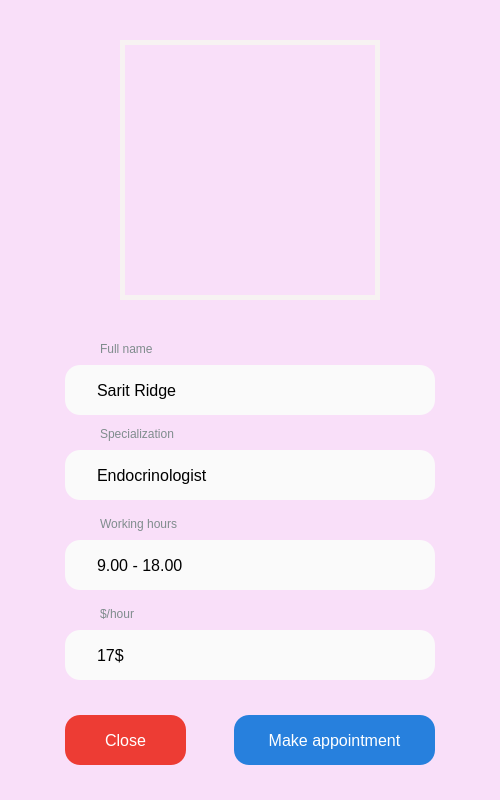
<?xml version="1.0" encoding="UTF-8"?>
<ui version="4.0">
 <class>MainWindow</class>
 <widget class="QMainWindow" name="MainWindow">
  <property name="enabled">
   <bool>true</bool>
  </property>
  <property name="geometry">
   <rect>
    <x>0</x>
    <y>0</y>
    <width>500</width>
    <height>800</height>
   </rect>
  </property>
  <property name="windowTitle">
   <string>MainWindow</string>
  </property>
  <property name="styleSheet">
   <string notr="true">background-color: #F9DFF9;</string>
  </property>
  <widget class="QWidget" name="centralwidget">
   <widget class="QLabel" name="label_1">
    <property name="geometry">
     <rect>
      <x>120</x>
      <y>40</y>
      <width>260</width>
      <height>260</height>
     </rect>
    </property>
    <property name="styleSheet">
     <string notr="true">border: 5px solid #f7f2f2</string>
    </property>
    <property name="text">
     <string/>
    </property>
    <property name="pixmap">
     <pixmap>profile.png</pixmap>
    </property>
   </widget>
   <widget class="QLineEdit" name="lineEdit_1">
    <property name="geometry">
     <rect>
      <x>65</x>
      <y>365</y>
      <width>370</width>
      <height>50</height>
     </rect>
    </property>
    <property name="styleSheet">
     <string notr="true">padding: 15px 30px;
font-size: 16px;
border-radius: 15px;
background: #FAFAFA;
border: none;</string>
    </property>
    <property name="text">
     <string>Sarit Ridge</string>
    </property>
    <property name="readOnly">
     <bool>true</bool>
    </property>
   </widget>
   <widget class="QLabel" name="label_2">
    <property name="geometry">
     <rect>
      <x>100</x>
      <y>340</y>
      <width>101</width>
      <height>17</height>
     </rect>
    </property>
    <property name="styleSheet">
     <string notr="true">color:#7f8c8d</string>
    </property>
    <property name="text">
     <string>Full name</string>
    </property>
   </widget>
   <widget class="QLabel" name="label_3">
    <property name="geometry">
     <rect>
      <x>100</x>
      <y>425</y>
      <width>101</width>
      <height>17</height>
     </rect>
    </property>
    <property name="styleSheet">
     <string notr="true">color:#7f8c8d</string>
    </property>
    <property name="text">
     <string>Specialization</string>
    </property>
   </widget>
   <widget class="QLineEdit" name="lineEdit_2">
    <property name="geometry">
     <rect>
      <x>65</x>
      <y>450</y>
      <width>370</width>
      <height>50</height>
     </rect>
    </property>
    <property name="styleSheet">
     <string notr="true">padding: 15px 30px;
font-size: 16px;
border-radius: 15px;
background: #FAFAFA;
border: none;</string>
    </property>
    <property name="text">
     <string>Endocrinologist</string>
    </property>
    <property name="readOnly">
     <bool>true</bool>
    </property>
   </widget>
   <widget class="QLabel" name="label_4">
    <property name="geometry">
     <rect>
      <x>100</x>
      <y>515</y>
      <width>101</width>
      <height>17</height>
     </rect>
    </property>
    <property name="styleSheet">
     <string notr="true">color:#7f8c8d</string>
    </property>
    <property name="text">
     <string>Working hours</string>
    </property>
   </widget>
   <widget class="QLineEdit" name="lineEdit_3">
    <property name="geometry">
     <rect>
      <x>65</x>
      <y>540</y>
      <width>370</width>
      <height>50</height>
     </rect>
    </property>
    <property name="styleSheet">
     <string notr="true">padding: 15px 30px;
font-size: 16px;
border-radius: 15px;
background: #FAFAFA;
border: none;</string>
    </property>
    <property name="text">
     <string>9.00 - 18.00</string>
    </property>
    <property name="readOnly">
     <bool>true</bool>
    </property>
   </widget>
   <widget class="QLabel" name="label_5">
    <property name="geometry">
     <rect>
      <x>100</x>
      <y>605</y>
      <width>101</width>
      <height>17</height>
     </rect>
    </property>
    <property name="styleSheet">
     <string notr="true">color:#7f8c8d</string>
    </property>
    <property name="text">
     <string>$/hour</string>
    </property>
   </widget>
   <widget class="QLineEdit" name="lineEdit_4">
    <property name="geometry">
     <rect>
      <x>65</x>
      <y>630</y>
      <width>370</width>
      <height>50</height>
     </rect>
    </property>
    <property name="styleSheet">
     <string notr="true">padding: 15px 30px;
font-size: 16px;
border-radius: 15px;
background: #FAFAFA;
border: none;</string>
    </property>
    <property name="text">
     <string>17$</string>
    </property>
    <property name="readOnly">
     <bool>true</bool>
    </property>
   </widget>
   <widget class="QPushButton" name="pushButton_2">
    <property name="geometry">
     <rect>
      <x>234</x>
      <y>715</y>
      <width>201</width>
      <height>50</height>
     </rect>
    </property>
    <property name="styleSheet">
     <string notr="true">QPushButton {
  padding: 15px 30px;
  font-size: 16px;
  border-radius: 15px;
  background: #2780DD;
  border: none;
  text-align: center;
  color: #fff;
}

QPushButton:pressed {
  background: #2B5DAA;
}</string>
    </property>
    <property name="text">
     <string>Make appointment</string>
    </property>
   </widget>
   <widget class="QPushButton" name="pushButton_1">
    <property name="geometry">
     <rect>
      <x>65</x>
      <y>715</y>
      <width>121</width>
      <height>50</height>
     </rect>
    </property>
    <property name="styleSheet">
     <string notr="true">QPushButton {
  padding: 15px 30px;
  font-size: 16px;
  border-radius: 15px;
  background: #ED3C34;
  border: none;
  text-align: center;
  color: #fff;
}

QPushButton:pressed {
  background: #AA2823;
}</string>
    </property>
    <property name="text">
     <string>Close</string>
    </property>
   </widget>
  </widget>
 </widget>
 <resources/>
 <connections/>
</ui>
